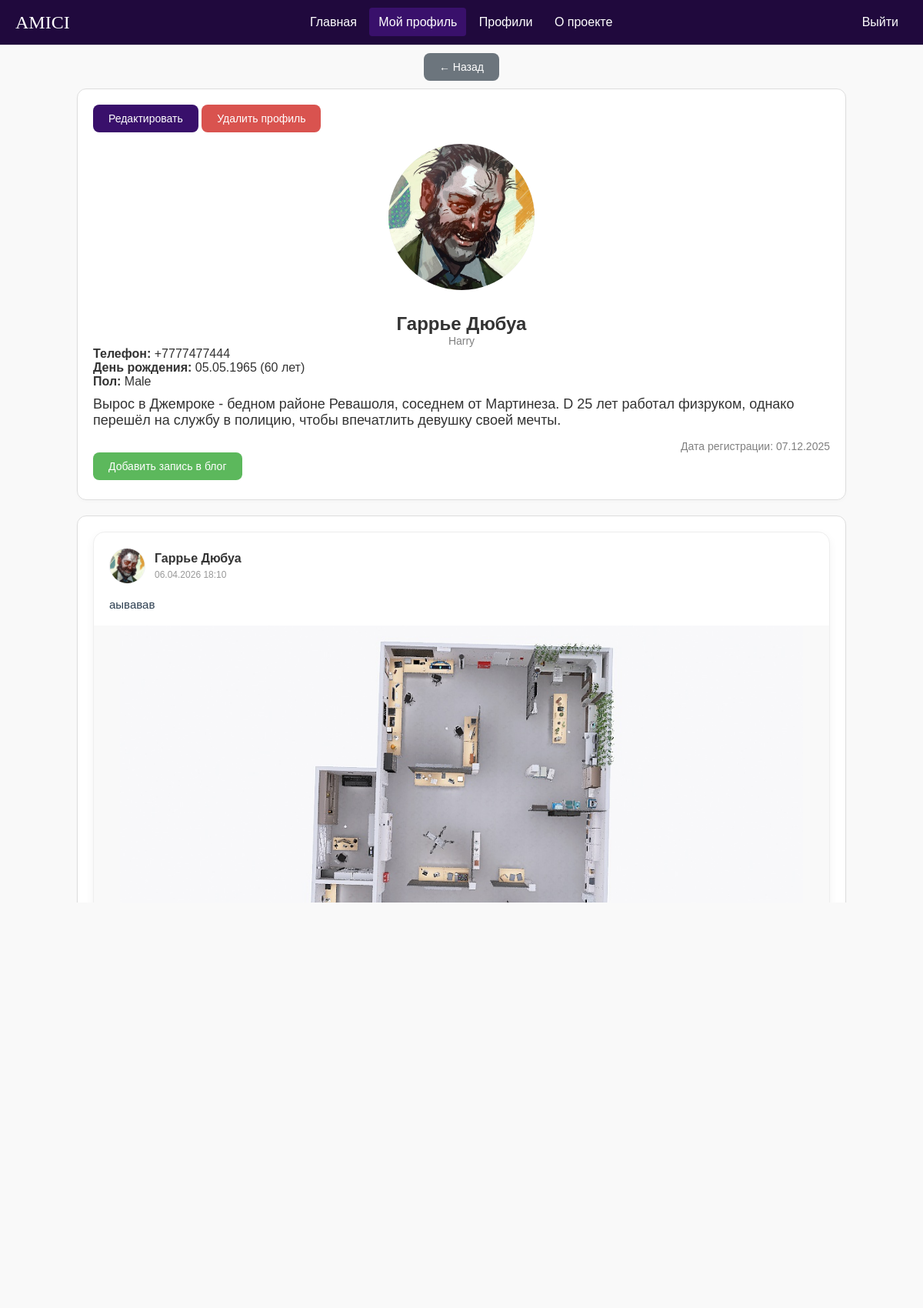
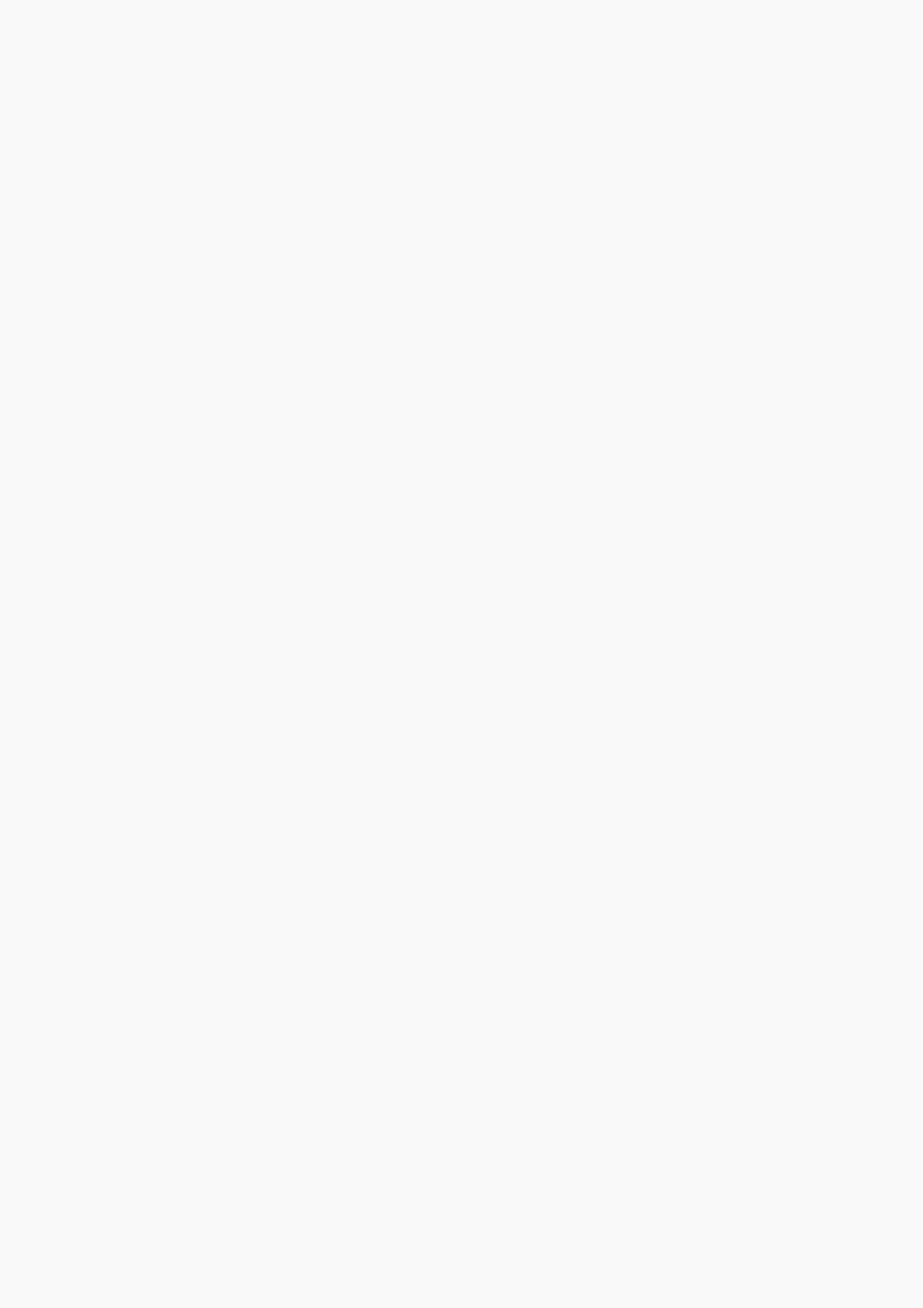
The page /my_prof/ (signed in, upper part) on the database its author committed (2 pictures, top to bottom).
### profiles/models.py (models this page shows, shortened)
class DataUser(models.Model):
    fname = models.CharField('Имя', max_length=50)
    lname = models.CharField('Фамилия', max_length=50)
    phone = models.CharField('Телефон', max_length=20)
    birth_date = models.DateField('Дата рождения', null=True, blank=True)
    gender = models.CharField('Пол', max_length=10)
    about = models.TextField('О себе', max_length=300, blank=True, null=True)
    photo = models.ImageField('Фото', upload_to='photos/', null=True, blank=True)
    created_at = models.DateTimeField('Создано', auto_now_add=True)
    user = models.OneToOneField(settings.AUTH_USER_MODEL, on_delete=models.CASCADE,
                             related_name='profile', null=True, blank=True, verbose_name='user')
    class Meta:
        ordering = ['-created_at']
        verbose_name = 'Данные пользователя'
        verbose_name_plural = 'Данные пользователей'
    def get_age(self):
        today = date.today()
        age = today.year - self.birth_date.year
        if today.month < self.birth_date.month or (today.month == self.birth_date.month and today.day < self.birth_date.day):
            age -= 1
        return age

### profiles/views.py (the view)
# urls.py: path('my_prof/', MyProfileView.as_view(), name='my_prof'),
class MyProfileView(LoginRequiredMixin, DetailView):
    model = DataUser
    template_name = 'profiles/my_prof.html'
    context_object_name = 'entry'
    def get_object(self, queryset=None):
        try:
            return self.request.user.profile
        except DataUser.DoesNotExist:
            return redirect('profiles-create')

### blog/models.py (called while the page is built)
    def is_liked_by(self, user):
        return self.activities.filter(user=user, action='like').exists()

    def likes_count(self):
        return self.activities.filter(action='like').count()

    def comments(self):
        return self.activities.filter(action='comment')

### blog/templatetags/blog_filters.py (called while the page is built)
@register.filter
def is_liked_by(entry, user):
    if isinstance(user, AnonymousUser) or not user.is_authenticated:
        return False
    return entry.is_liked_by(user)

### templates/profiles/my_prof.html (shortened to what this page needs)
{% extends 'base.html' %}
{% block content %}
{% load blog_filters %}
<div class="back-link" style="margin-bottom: 10px;">
    <a href="{{ request.META.HTTP_REFERER }}" class="secondary-btn">← Назад</a>
  </div>
<div class="profile-card">
  {% if user.is_authenticated %}
    {% if entry and user.profile %}
     <div style="text-align: left;" >
            <a href="{% url 'profiles-edit' entry.pk %}" class="primary-btn">Редактировать</a>
            <a href="{% url 'profiles-delete' entry.pk %}" class="danger-btn">Удалить профиль</a>
          </div>
<div class="profile-info">
<div class="profile-content" >
        <div class="avatar" style="margin-top: 15px;min-height: 190px; min-width: 190px; ">
          {% if entry.photo %}
            <img src="{{ entry.photo.url }}" class="avatar" style="min-height: 190px; min-width: 190px;" alt="{{ entry.fname }} {{ entry.lname }}">
          {% else %}
            <div class="avatar placeholder" style="min-height: 190px; min-width: 190px;  font-size:48px">{{ user.username|slice:":1"|upper }}</div>
          {% endif %}
        </div>
        <div class="profile-info">
          <ul class="profile-details">
          <li><h2 style="margin-top: 15px; text-align: center;">
            {% if entry.fname or entry.lname %}
              {{ entry.fname }} {{ entry.lname }}
            {% else %}
              Без имени
            {% endif %}
          </h2><p class="post-date" style="text-align: center;">{{ user.username }}</p></li>
            {% if entry.phone %}<li><strong>Телефон:</strong> {{ entry.phone }}</li>{% endif %}
            {% if entry.birth_date %}<li><strong>День рождения:</strong> {{ entry.birth_date|date:"d.m.Y" }} ({{ entry.get_age }} лет)</li>{% endif %}
            {% if entry.gender %}<li><strong>Пол:</strong> {{ entry.gender }}</li>{% endif %}
            {% if entry.about %}<li style="font-size: 18px; margin-top: 10px; margin-bottom: 15px;">{{ entry.about }}</li>{% else %}<li><strong>О себе:</strong> Пользователь ничего о себе не рассказал</li>{% endif %}
          <p class="post-date" style="text-align: right;">
          Дата регистрации: {{ entry.created_at|date:'d.m.Y' }}</p>
        </ul>
        </div>
      </div>
      <a href="{% url 'blog-create' %}" class="success-btn" style="text-align: center; margin-bottom: 5px;">Добавить запись в блог</a>
      </div>
          </div>
      <div class="post-card">
        {% for e in user.blog.all %}
<user-post
      post-id="{{ e.id }}"
      author-name="{{ e.user.profile.fname }} {{ e.user.profile.lname }}"
      author-url="{% if entry.user == user %}/my_prof/{% else %}{% url 'profiles-detail' entry.user.profile.id %}{% endif %}"
      author-photo="{% if e.user.profile.photo %}{{ e.user.profile.photo.url }}{% endif %}"
      author-initial="{{ e.user.username|slice:":1"|upper }}"
      created-at="{{ e.created_at|date:'d.m.Y H:i' }}"
      content="{{ e.content|truncatewords:30 }}"
      post-url="{% url 'blog-detail' e.id %}"
      post-image="{% if e.image %}{{ e.image.url }}{% endif %}"
      likes-count="{{ e.likes_count }}"
      is-liked="{% if e|is_liked_by:user %}true{% else %}false{% endif %}"
      comments-count="{{ e.comments.count }}"
      csrf-token="{{ csrf_token }}"
      action-url="{% url 'blog' %}"
    ></user-post>
        {% empty %}
        <p>У вас пока нет записей в блоге.</p>
        {% endfor %}
      </div>
    {% else %}
      <div >
        У вас пока нет данных профиля.
        <a href="{% url 'profiles-create' %}" class="vhod-v-sistemy">Заполнить профиль</a>
      </div>
    {% endif %}
  {% endif %}
{% endblock %}

### static/styles.css (style rules this page uses)
* { margin: 0; padding: 0; box-sizing: border-box; font-family: 'Nunito Light', sans-serif; }
body { min-width:425px; background-color: #f9f9f9; color: #333; }
a { text-decoration: none; color: inherit; }
.post-card, .profile-card, .comment-card { background: white; border: 1px solid #ddd; border-radius: 12px; padding: 20px; margin-bottom: 20px; box-shadow: 0 2px 5px rgba(0,0,0,0.02); word-break: break-word; max-width: 1000px; min-width: 1000px; }
.comment-card, .post-card, .profile-card { opacity: 0; animation: slideInUp 0.6s ease-out 0.1s forwards; }
.post-date, .post-preview, .comment-date { font-size: 14px; color: gray; }
.profile-content { display: flex; flex-direction: column; align-items: center; gap: 15px; }
.profile-details { list-style: none; }
.avatar { width: 60px; height: 60px; border-radius: 50%; object-fit: cover; background: #eee; flex-shrink: 0; }
.btn-main, .search-btn, .primary-btn, .success-btn, .danger-btn, .secondary-btn, .btn-outline,.btn-primary { padding: 10px 20px; border-radius: 8px; border: none; cursor: pointer; transition: 0.2s; display: inline-flex; align-items: center; justify-content: center; font-weight: 500; text-decoration: none; font-size: 14px; }
.btn-primary, .primary-btn { background: #39106b; color: white; }
.success-btn, .search-btn { background-color: #5cb85c; color: white; }
.danger-btn { background: #d9534f; color: white; transition: background 0.3s; transition: transform 0.2s; }
.secondary-btn { background: #6c757d; color: white; }

### rows shown on the page
DataUser: photo (picture), fname "Гаррье", lname "Дюбуа", phone "+7777477444", birth_date "05.05.1965", get_age "60", gender "Male", about "Вырос в Джемроке - бедном районе Ревашоля, соседнем от Мартинеза. D 25 лет работал физруком, однако перешёл на службу в полицию, чтобы впечатлить девушку своей мечты.", created_at "07.12.2025"

### other values the page prints
{{ user.username }} "Harry"
